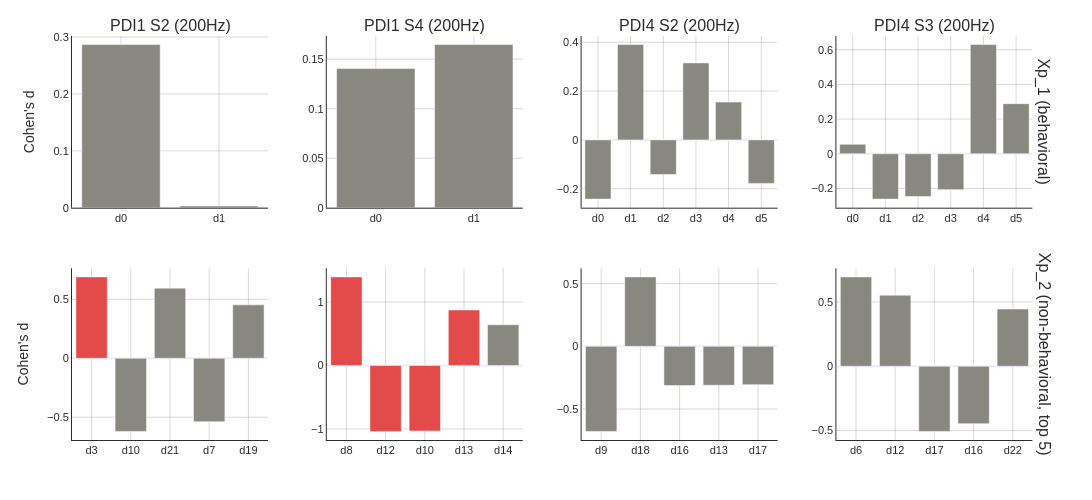

Here is the notebook cell this chart was saved with:
### Markdown cell above
## 4. Latent state trial-level statistics

Do the latent states differ between DBS ON and OFF at the trial level?
Cohen's d on per-trial means for each latent dimension.
If Xp_1 captured the behavioral DBS effect, we'd expect large d values.

### Code cell
# Combined subplot: one column per session, two rows (Xp_1 top, Xp_2 bottom).
# Drop subplot_titles + row_titles in favour of in-panel annotations (like sec2 Fig 17).
n_sessions = len(data)
fig = make_subplots(rows=2, cols=n_sessions, shared_yaxes=True,
                    vertical_spacing=0.18, horizontal_spacing=0.04)

for col_idx, (label, d) in enumerate(data.items(), 1):
    ls = latent_trial_stats(d["Xp_all"], d["labels"], d["n1"], d["nx"])
    d["latent_stats"] = ls

    dims_1 = [r["dim"] for r in ls["xp1"]]
    ds_1 = [r["d"] for r in ls["xp1"]]
    colors_1 = [COLOR_CHANCE if r["p"] < 0.05 else COLOR_SEPARATOR for r in ls["xp1"]]
    fig.add_trace(go.Bar(x=[f"d{d}" for d in dims_1], y=ds_1,
                         marker_color=colors_1, showlegend=False), row=1, col=col_idx)

    top_xp2 = sorted(ls["xp2"], key=lambda r: -abs(r["d"]))[:5]
    dims_2 = [r["dim"] for r in top_xp2]
    ds_2 = [r["d"] for r in top_xp2]
    colors_2 = [COLOR_CHANCE if r["p"] < 0.05 else COLOR_SEPARATOR for r in top_xp2]
    fig.add_trace(go.Bar(x=[f"d{d}" for d in dims_2], y=ds_2,
                         marker_color=colors_2, showlegend=False), row=2, col=col_idx)

    # Session label inside the top panel (top-left)
    xref_t = "x" if col_idx == 1 else f"x{(col_idx-1)*2+1}"
    yref_t = "y" if col_idx == 1 else f"y{(col_idx-1)*2+1}"
    fig.add_annotation(
        x=0.04, y=0.93, xref=f"{xref_t} domain", yref=f"{yref_t} domain",
        text=f"<b>{label}</b>", xanchor="left", yanchor="top",
        showarrow=False, font=dict(size=FONT_SIZE_BASE, family=FONT_FAMILY),
    )

# Row labels (subspace) on the leftmost column only
fig.update_yaxes(title_text="Cohen's d (Xp_1 dims)", row=1, col=1)
fig.update_yaxes(title_text="Cohen's d (top-5 Xp_2 dims)", row=2, col=1)
fig.update_xaxes(title_text="latent dimension", row=2)

apply_thesis_style(fig, ThesisTheme.LIGHT, height=500,
                   margin=dict(l=80, r=24, t=24, b=64), show_legend=False)
fig.update_layout(width=320 * n_sessions)
fig.write_image(str(OUT / 'latent_cohens_d_all_sessions.png'),
                width=320 * n_sessions, height=500, scale=2)
fig.show()
print(
    f"Latent state DBS effect: per-dimension Cohen's d on trial means (test set), "
    f"computed for all PSID latent dims (top row: Xp_1 behavioural; bottom row: top-5 Xp_2 "
    f"non-behavioural by |d|). Red bars = p<0.05 (uncorrected t-test). Sessions: "
    f"{', '.join(data.keys())}."
)

### Figure 1 — Plotly figure (JSON) as saved in the notebook; plotly's stock layout.template omitted (floating-point values rounded to 4 significant figures)
{"data": [{"marker": {"color": ["#888780", "#888780"]}, "showlegend": false, "type": "bar", "x": ["d0", "d1"], "xaxis": "x", "y": [0.2867, 0.003025], "yaxis": "y"}, {"marker": {"color": ["#E24B4A", "#888780", "#888780", "#888780", "#888780"]}, "showlegend": false, "type": "bar", "x": ["d3", "d10", "d21", "d7", "d19"], "xaxis": "x5", "y": [0.6908, -0.6204, 0.5952, -0.5386, 0.4535], "yaxis": "y5"}, {"marker": {"color": ["#888780", "#888780"]}, "showlegend": false, "type": "bar", "x": ["d0", "d1"], "xaxis": "x2", "y": [0.1405, 0.1647], "yaxis": "y2"}, {"marker": {"color": ["#E24B4A", "#E24B4A", "#E24B4A", "#E24B4A", "#888780"]}, "showlegend": false, "type": "bar", "x": ["d8", "d12", "d10", "d13", "d14"], "xaxis": "x6", "y": [1.396, -1.039, -1.033, 0.8747, 0.6416], "yaxis": "y6"}, {"marker": {"color": ["#888780", "#888780", "#888780", "#888780", "#888780", "#888780"]}, "showlegend": false, "type": "bar", "x": ["d0", "d1", "d2", "d3", "d4", "d5"], "xaxis": "x3", "y": [-0.2426, 0.3905, -0.1421, 0.3153, 0.1548, -0.1782], "yaxis": "y3"}, {"marker": {"color": ["#888780", "#888780", "#888780", "#888780", "#888780"]}, "showlegend": false, "type": "bar", "x": ["d9", "d18", "d16", "d13", "d17"], "xaxis": "x7", "y": [-0.6787, 0.5542, -0.3126, -0.3106, -0.306], "yaxis": "y7"}, {"marker": {"color": ["#888780", "#888780", "#888780", "#888780", "#888780", "#888780"]}, "showlegend": false, "type": "bar", "x": ["d0", "d1", "d2", "d3", "d4", "d5"], "xaxis": "x4", "y": [0.05443, -0.2616, -0.2464, -0.2069, 0.6295, 0.2889], "yaxis": "y4"}, {"marker": {"color": ["#888780", "#888780", "#888780", "#888780", "#888780"]}, "showlegend": false, "type": "bar", "x": ["d6", "d12", "d17", "d16", "d22"], "xaxis": "x8", "y": [0.6943, 0.5519, -0.5067, -0.447, 0.4448], "yaxis": "y8"}], "layout": {"annotations": [{"font": {"size": 16}, "showarrow": false, "text": "PDI1 S2 (200Hz)", "x": 0.1, "xanchor": "center", "xref": "paper", "y": 1.0, "yanchor": "bottom", "yref": "paper"}, {"font": {"size": 16}, "showarrow": false, "text": "PDI1 S4 (200Hz)", "x": 0.36, "xanchor": "center", "xref": "paper", "y": 1.0, "yanchor": "bottom", "yref": "paper"}, {"font": {"size": 16}, "showarrow": false, "text": "PDI4 S2 (200Hz)", "x": 0.62, "xanchor": "center", "xref": "paper", "y": 1.0, "yanchor": "bottom", "yref": "paper"}, {"font": {"size": 16}, "showarrow": false, "text": "PDI4 S3 (200Hz)", "x": 0.88, "xanchor": "center", "xref": "paper", "y": 1.0, "yanchor": "bottom", "yref": "paper"}, {"font": {"size": 16}, "showarrow": false, "text": "Xp_1 (behavioral)", "textangle": 90, "x": 0.98, "xanchor": "left", "xref": "paper", "y": 0.7875, "yanchor": "middle", "yref": "paper"}, {"font": {"size": 16}, "showarrow": false, "text": "Xp_2 (non-behavioral, top 5)", "textangle": 90, "x": 0.98, "xanchor": "left", "xref": "paper", "y": 0.2125, "yanchor": "middle", "yref": "paper"}], "font": {"color": "#2C2C2A", "family": "Arial, Helvetica, sans-serif", "size": 12}, "height": 500, "hovermode": "x unified", "legend": {"bgcolor": "rgba(0,0,0,0)", "font": {"size": 11}, "itemsizing": "constant", "itemwidth": 40, "orientation": "h", "tracegroupgap": 8, "x": 0.5, "xanchor": "center", "y": -0.16, "yanchor": "bottom"}, "margin": {"b": 60, "l": 72, "r": 40, "t": 36}, "paper_bgcolor": "#FFFFFF", "plot_bgcolor": "#FFFFFF", "showlegend": false, "width": 1280, "xaxis": {"anchor": "y", "domain": [0.0, 0.2], "gridcolor": "rgba(0,0,0,0.15)", "linecolor": "#2C2C2A", "linewidth": 1, "mirror": false, "showgrid": true, "showline": true, "tickfont": {"size": 11}}, "xaxis2": {"anchor": "y2", "domain": [0.26, 0.46], "gridcolor": "rgba(0,0,0,0.15)", "linecolor": "#2C2C2A", "linewidth": 1, "mirror": false, "showgrid": true, "showline": true, "tickfont": {"size": 11}}, "xaxis3": {"anchor": "y3", "domain": [0.52, 0.72], "gridcolor": "rgba(0,0,0,0.15)", "linecolor": "#2C2C2A", "linewidth": 1, "mirror": false, "showgrid": true, "showline": true, "tickfont": {"size": 11}}, "xaxis4": {"anchor": "y4", "domain": [0.78, 0.98], "gridcolor": "rgba(0,0,0,0.15)", "linecolor": "#2C2C2A", "linewidth": 1, "mirror": false, "showgrid": true, "showline": true, "tickfont": {"size": 11}}, "xaxis5": {"anchor": "y5", "domain": [0.0, 0.2], "gridcolor": "rgba(0,0,0,0.15)", "linecolor": "#2C2C2A", "linewidth": 1, "mirror": false, "showgrid": true, "showline": true, "tickfont": {"size": 11}}, "xaxis6": {"anchor": "y6", "domain": [0.26, 0.46], "gridcolor": "rgba(0,0,0,0.15)", "linecolor": "#2C2C2A", "linewidth": 1, "mirror": false, "showgrid": true, "showline": true, "tickfont": {"size": 11}}, "xaxis7": {"anchor": "y7", "domain": [0.52, 0.72], "gridcolor": "rgba(0,0,0,0.15)", "linecolor": "#2C2C2A", "linewidth": 1, "mirror": false, "showgrid": true, "showline": true, "tickfont": {"size": 11}}, "xaxis8": {"anchor": "y8", "domain": [0.78, 0.98], "gridcolor": "rgba(0,0,0,0.15)", "linecolor": "#2C2C2A", "linewidth": 1, "mirror": false, "showgrid": true, "showline": true, "tickfont": {"size": 11}}, "yaxis": {"anchor": "x", "domain": [0.575, 1.0], "gridcolor": "rgba(0,0,0,0.15)", "linecolor": "#2C2C2A", "linewidth": 1, "mirror": false, "showgrid": true, "showline": true, "tickfont": {"size": 11}, "title": {"text": "Cohen's d"}}, "yaxis2": {"anchor": "x2", "domain": [0.575, 1.0], "gridcolor": "rgba(0,0,0,0.15)", "linecolor": "#2C2C2A", "linewidth": 1, "mirror": false, "showgrid": true, "showline": true, "tickfont": {"size": 11}}, "yaxis3": {"anchor": "x3", "domain": [0.575, 1.0], "gridcolor": "rgba(0,0,0,0.15)", "linecolor": "#2C2C2A", "linewidth": 1, "mirror": false, "showgrid": true, "showline": true, "tickfont": {"size": 11}}, "yaxis4": {"anchor": "x4", "domain": [0.575, 1.0], "gridcolor": "rgba(0,0,0,0.15)", "linecolor": "#2C2C2A", "linewidth": 1, "mirror": false, "showgrid": true, "showline": true, "tickfont": {"size": 11}}, "yaxis5": {"anchor": "x5", "domain": [0.0, 0.425], "gridcolor": "rgba(0,0,0,0.15)", "linecolor": "#2C2C2A", "linewidth": 1, "mirror": false, "showgrid": true, "showline": true, "tickfont": {"size": 11}, "title": {"text": "Cohen's d"}}, "yaxis6": {"anchor": "x6", "domain": [0.0, 0.425], "gridcolor": "rgba(0,0,0,0.15)", "linecolor": "#2C2C2A", "linewidth": 1, "mirror": false, "showgrid": true, "showline": true, "tickfont": {"size": 11}}, "yaxis7": {"anchor": "x7", "domain": [0.0, 0.425], "gridcolor": "rgba(0,0,0,0.15)", "linecolor": "#2C2C2A", "linewidth": 1, "mirror": false, "showgrid": true, "showline": true, "tickfont": {"size": 11}}, "yaxis8": {"anchor": "x8", "domain": [0.0, 0.425], "gridcolor": "rgba(0,0,0,0.15)", "linecolor": "#2C2C2A", "linewidth": 1, "mirror": false, "showgrid": true, "showline": true, "tickfont": {"size": 11}}}}
